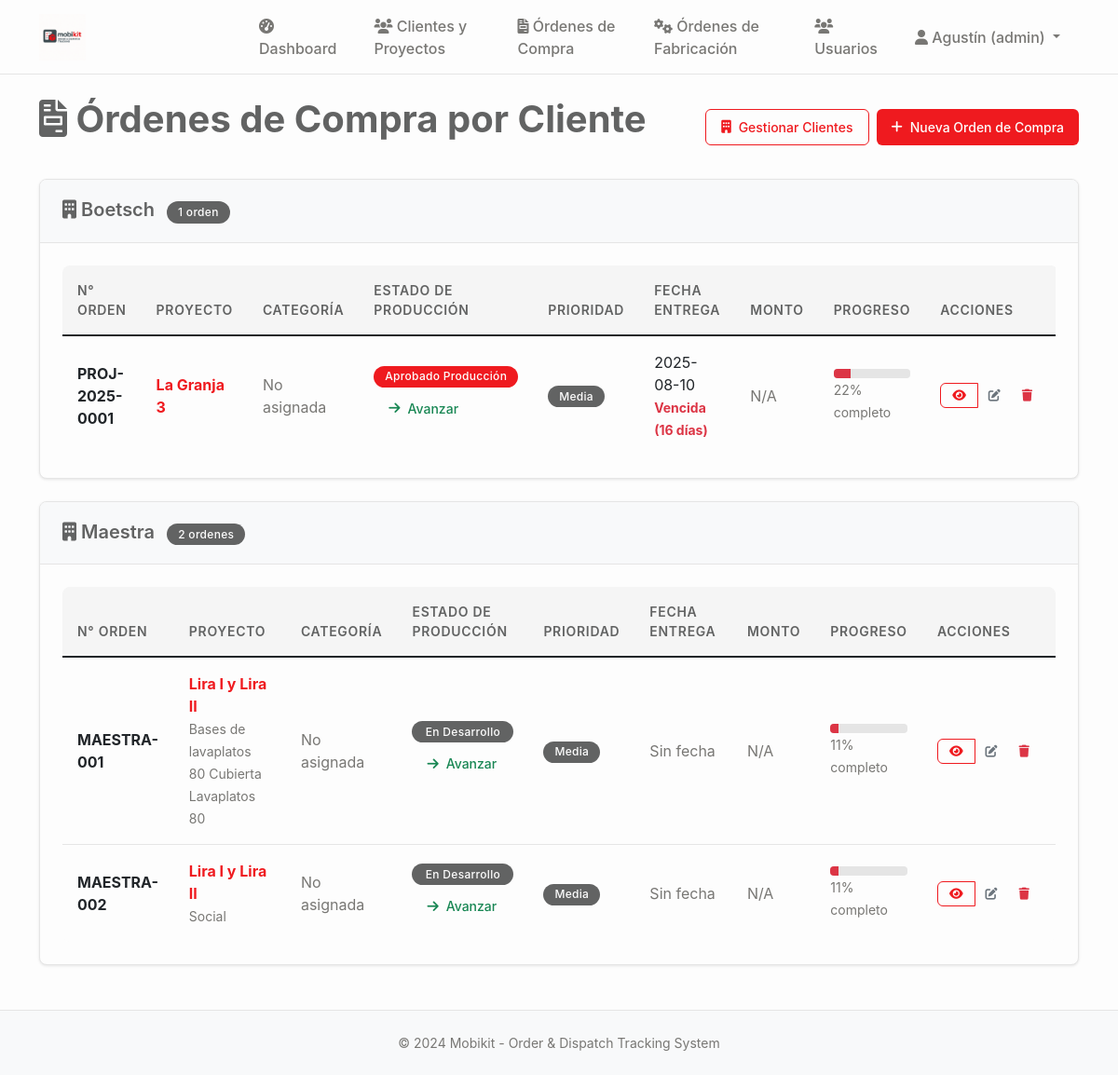
Page /proyectos (signed in) on the committed database.
### tables this page shows
CREATE TABLE clientes (
    id INTEGER PRIMARY KEY AUTOINCREMENT,
    nombre TEXT NOT NULL,
    rut TEXT UNIQUE,
    email TEXT,
    telefono TEXT,
    direccion TEXT,
    ciudad TEXT,
    region TEXT,
    contacto_principal TEXT,
    observaciones TEXT,
    activo BOOLEAN DEFAULT TRUE,
    created_at TIMESTAMP DEFAULT CURRENT_TIMESTAMP,
    updated_at TIMESTAMP DEFAULT CURRENT_TIMESTAMP
);

CREATE TABLE proyectos (
                id INTEGER PRIMARY KEY AUTOINCREMENT,
                codigo TEXT UNIQUE NOT NULL,
                nombre TEXT NOT NULL,
                cliente_id INTEGER NOT NULL,
                descripcion TEXT,
                estado TEXT DEFAULT 'en_desarrollo' CHECK (estado IN ('en_desarrollo', 'aprobado_produccion', 'seccionado', 'enchapado', 'mecanizado', 'produccion_completa', 'embalando', 'listo_despacho', 'entregado', 'cancelado')),
                prioridad TEXT DEFAULT 'media' CHECK (prioridad IN ('baja', 'media', 'alta', 'urgente')),
                fecha_inicio DATE,
                fecha_entrega DATE,
                fecha_entrega_real DATE,
                diseñador_id INTEGER,
                supervisor_id INTEGER,
                presupuesto DECIMAL(12,2),
                costo_real DECIMAL(12,2),
                observaciones TEXT,
                created_at TIMESTAMP DEFAULT CURRENT_TIMESTAMP,
                updated_at TIMESTAMP DEFAULT CURRENT_TIMESTAMP, adjudicacion_tipo TEXT DEFAULT "orden_compra" CHECK (adjudicacion_tipo IN ("contrato", "orden_compra")), monto_neto DECIMAL(12,2), estado_proyecto TEXT DEFAULT "pendiente_presupuesto", monto_neto_provision DECIMAL(12,2), monto_neto_instalacion DECIMAL(12,2), fecha_estimada_inicio DATE,
                FOREIGN KEY (cliente_id) REFERENCES clientes (id),
                FOREIGN KEY (diseñador_id) REFERENCES usuarios (id),
                FOREIGN KEY (supervisor_id) REFERENCES usuarios (id)
            );

### main.py (the view)
@app.route('/proyectos')
@login_required
def proyectos():
    conn = sqlite3.connect('mobikit.db')
    cursor = conn.cursor()
    cursor.execute('''
        SELECT DISTINCT c.id, c.nombre, c.rut, c.email, c.telefono, c.contacto_principal
        FROM clientes c
        INNER JOIN proyectos p ON c.id = p.cliente_id
        WHERE c.activo = TRUE
        ORDER BY c.nombre ASC
    ''')
    clientes_con_proyectos = cursor.fetchall()
    proyectos_por_cliente = []
    for cliente in clientes_con_proyectos:
        cliente_info = {
            'id': cliente[0],
            'nombre': cliente[1],
            'rut': cliente[2],
            'email': cliente[3],
            'telefono': cliente[4],
            'contacto_principal': cliente[5],
            'proyectos': []
        }
        cursor.execute('''
            SELECT p.id, p.codigo, p.nombre, p.descripcion, p.estado, p.prioridad,
                   p.fecha_entrega, p.presupuesto, u.nombre as diseñador_nombre,
                   julianday(p.fecha_entrega) - julianday('now') as dias_restantes
            FROM proyectos p
            LEFT JOIN usuarios u ON p.diseñador_id = u.id
            WHERE p.cliente_id = ?
            ORDER BY
                CASE p.estado
                    WHEN 'diseño' THEN 1
                    WHEN 'aprobado' THEN 2
                    WHEN 'producción' THEN 3
                    WHEN 'embalaje' THEN 4
                    WHEN 'despacho' THEN 5
                    WHEN 'entregado' THEN 6
                    WHEN 'cancelado' THEN 7
                    ELSE 8
                END,
                p.fecha_entrega ASC
        ''', (cliente_info['id'],))
        proyectos_raw = cursor.fetchall()
        proyectos = []
        for proyecto in proyectos_raw:
            proyecto_dict = {
                'id': proyecto[0],
                'codigo': proyecto[1],
                'nombre': proyecto[2],
                'descripcion': proyecto[3],
                'estado': proyecto[4],
                'prioridad': proyecto[5],
                'fecha_entrega': proyecto[6],
                'presupuesto': proyecto[7],
                'diseñador_nombre': proyecto[8],
                'dias_restantes': int(proyecto[9]) if proyecto[9] is not None else None,
                'categorias': []
            }
            cursor.execute('''
                SELECT cat.nombre, subcat.nombre
                FROM proyecto_categorias pc
                JOIN categorias_producto cat ON pc.categoria_id = cat.id
                LEFT JOIN subcategorias_producto subcat ON pc.subcategoria_id = subcat.id
                WHERE pc.proyecto_id = ?
            ''', (proyecto[0],))
            categorias = cursor.fetchall()
            for cat_nombre, subcat_nombre in categorias:
                categoria_texto = cat_nombre
                if subcat_nombre:
                    categoria_texto += f" - {subcat_nombre}"
                proyecto_dict['categorias'].append(categoria_texto)
            cliente_info['proyectos'].append(proyecto_dict)
        proyectos_por_cliente.append(cliente_info)
    cursor.execute('SELECT id, nombre FROM clientes WHERE activo = TRUE ORDER BY nombre ASC')
    clientes_disponibles = cursor.fetchall()
    cursor.execute('SELECT id, nombre FROM usuarios WHERE rol = "diseñador" AND activo = TRUE ORDER BY nombre ASC')
    diseñadores_disponibles = cursor.fetchall()
    conn.close()
    fecha_hoy = datetime.now().date().strftime('%Y-%m-%d')
    return render_template('proyectos.html',
                           proyectos_por_cliente=proyectos_por_cliente,
                           clientes_disponibles=clientes_disponibles,
                           diseñadores_disponibles=diseñadores_disponibles,
                           fecha_hoy=fecha_hoy)

### templates/proyectos.html (shortened to what this page needs)
{% extends "base.html" %}
{% block content %}
<div class="d-flex justify-content-between align-items-center mb-4">
    <h1><i class="fas fa-file-invoice"></i> Órdenes de Compra por Cliente</h1>
    <div class="d-flex gap-2">
        <a href="{{ url_for('clientes') }}" class="btn btn-outline-primary">
            <i class="fas fa-building"></i> Gestionar Clientes
        </a>
        {% if session.user_role in ['admin', 'general', 'diseñador'] %}
        <button type="button" class="btn btn-primary" data-bs-toggle="modal" data-bs-target="#nuevaOrdenModal">
            <i class="fas fa-plus"></i> Nueva Orden de Compra
        </button>
        {% endif %}
    </div>
</div>
{% if proyectos_por_cliente %}
    {% for cliente in proyectos_por_cliente %}
    <div class="card mb-4">
        <div class="card-header bg-light">
            <div class="d-flex justify-content-between align-items-center">
                <h5 class="mb-0">
                    <i class="fas fa-building"></i> {{ cliente.nombre }}
                    <span class="badge bg-secondary ms-2">{{ cliente.proyectos|length }} orden{{ 'es' if cliente.proyectos|length != 1 else '' }}</span>
                </h5>
            </div>
        </div>
        <div class="card-body">
            {% if cliente.proyectos %}
            <div class="table-responsive">
                <table class="table table-sm table-hover mb-0">
                    <thead>
                        <tr>
                            <th>N° Orden</th>
                            <th>Proyecto</th>
                            <th>Categoría</th>
                            <th>Estado de Producción</th>
                            <th>Prioridad</th>
                            <th>Fecha Entrega</th>
                            <th>Monto</th>
                            <th>Progreso</th>
                            <th>Acciones</th>
                        </tr>
                    </thead>
                    <tbody>
                        {% for proyecto in cliente.proyectos %}
                        <tr>
                            <td><strong>{{ proyecto.codigo }}</strong></td>
                            <td>
                                <a href="{{ url_for('proyecto_detalle', proyecto_id=proyecto.id) }}" class="text-decoration-none fw-bold">
                                    {{ proyecto.nombre }}
                                </a>
                                {% if proyecto.descripcion %}
                                <br><small class="text-muted">{{ proyecto.descripcion[:80] }}{% if proyecto.descripcion|length > 80 %}...{% endif %}</small>
                                {% endif %}
                            </td>
                            <td>
                                {% if proyecto.categorias %}
                                    {% for categoria in proyecto.categorias %}
                                        <span class="badge bg-secondary me-1">{{ categoria }}</span>
                                    {% endfor %}
                                {% else %}
                                    <span class="text-muted">No asignada</span>
                                {% endif %}
                            </td>
                            <td>
                                <div class="d-flex flex-column">
                                    <span class="badge bg-{% if proyecto.estado == 'en_desarrollo' %}secondary{% elif proyecto.estado == 'aprobado_produccion' %}primary{% elif proyecto.estado == 'seccionado' %}warning{% elif proyecto.estado == 'enchapado' %}info{% elif proyecto.estado == 'mecanizado' %}primary{% elif proyecto.estado == 'produccion_completa' %}success{% elif proyecto.estado == 'embalando' %}success{% elif proyecto.estado == 'listo_despacho' %}danger{% elif proyecto.estado == 'entregado' %}dark{% endif %} mb-1">
                                        {% if proyecto.estado == 'en_desarrollo' %}En Desarrollo
                                        {% elif proyecto.estado == 'aprobado_produccion' %}Aprobado Producción
                                        {% elif proyecto.estado == 'seccionado' %}Seccionando
                                        {% elif proyecto.estado == 'enchapado' %}Enchapando
                                        {% elif proyecto.estado == 'mecanizado' %}Mecanizando
                                        {% elif proyecto.estado == 'produccion_completa' %}Producción Completa
                                        {% elif proyecto.estado == 'embalando' %}Embalando
                                        {% elif proyecto.estado == 'listo_despacho' %}Listo Despacho
                                        {% elif proyecto.estado == 'entregado' %}Entregado
                                        {% else %}{{ proyecto.estado|replace('_', ' ')|title }}{% endif %}
                                    </span>
                                    {% if session.user_role in ['admin', 'general', 'operación', 'embalaje'] and proyecto.estado not in ['entregado', 'cancelado'] %}
                                    <button class="btn btn-xs btn-outline-success" onclick="avanzarEstado({{ proyecto.id }})">
                                        <i class="fas fa-arrow-right"></i> Avanzar
                                    </button>
                                    {% endif %}
                                </div>
                            </td>
                            <td>
                                <span class="badge bg-{% if proyecto.prioridad == 'media' %}secondary{% elif proyecto.prioridad == 'alta' %}warning{% elif proyecto.prioridad == 'urgente' %}danger{% endif %}">
                                    {{ proyecto.prioridad|title }}
                                </span>
                            </td>
                            <td>
                                {% if proyecto.fecha_entrega %}
                                    {{ proyecto.fecha_entrega }}
                                    {% set dias_restantes = proyecto.dias_restantes %}
                                    {% if dias_restantes is not none %}
                                        {% if dias_restantes < 0 %}
                                            <br><small class="text-danger fw-bold">Vencida ({{ -dias_restantes }} días)</small>
                                        {% elif dias_restantes == 0 %}
                                            <br><small class="text-warning fw-bold">Vence hoy</small>
                                        {% elif dias_restantes <= 7 %}
                                            <br><small class="text-warning fw-bold">{{ dias_restantes }} días restantes</small>
                                        {% else %}
                                            <br><small class="text-muted">{{ dias_restantes }} días</small>
                                        {% endif %}
                                    {% endif %}
                                {% else %}
                                    <span class="text-muted">Sin fecha</span>
                                {% endif %}
                            </td>
                            <td>
                                {% if proyecto.presupuesto %}
                                    <strong>${{ "{:,.0f}".format(proyecto.presupuesto) }}</strong>
                                {% else %}
                                    <span class="text-muted">N/A</span>
                                {% endif %}
                            </td>
                            <td>
                                {% set estados_progreso = ['en_desarrollo', 'aprobado_produccion', 'seccionado', 'enchapado', 'mecanizado', 'produccion_completa', 'embalando', 'listo_despacho', 'entregado'] %}
                                {% set indice_actual = estados_progreso.index(proyecto.estado) if proyecto.estado in estados_progreso else 0 %}
                                {% set porcentaje = ((indice_actual + 1) / estados_progreso|length * 100)|int %}
                                <div class="progress" style="height: 10px;">
                                    <div class="progress-bar bg-{% if porcentaje < 30 %}danger{% elif porcentaje < 70 %}warning{% else %}success{% endif %}"
                                         role="progressbar" style="width: {{ porcentaje }}%"
                                         aria-valuenow="{{ porcentaje }}" aria-valuemin="0" aria-valuemax="100">
                                    </div>
                                </div>
                                <small class="text-muted">{{ porcentaje }}% completo</small>
                            </td>
                            <td>
                                <div class="btn-group" role="group">
                                    <a href="{{ url_for('proyecto_detalle', proyecto_id=proyecto.id) }}" class="btn btn-sm btn-outline-primary" title="Ver detalles">
                                        <i class="fas fa-eye"></i>
                                    </a>
                                    {% if session.user_role in ['admin', 'general'] %}
                                    <button type="button" class="btn btn-sm btn-outline-secondary"
                                            onclick="editarOrden({{ proyecto.id }})" title="Editar">
                                        <i class="fas fa-edit"></i>
                                    </button>
                                    {% endif %}
                                    {% if session.user_role == 'admin' %}
                                    <button type="button" class="btn btn-sm btn-outline-danger"
                                            onclick="eliminarProyecto({{ proyecto.id }}, '{{ proyecto.codigo }}', '{{ proyecto.nombre }}')" title="Eliminar proyecto">
                                        <i class="fas fa-trash"></i>
                                    </button>
                                    {% endif %}
                                </div>
                            </td>
                        </tr>
                        {% endfor %}
                    </tbody>
                </table>
            </div>
            {% else %}
            <div class="text-center py-3">
                <i class="fas fa-file-invoice fa-2x text-muted mb-2"></i>
                <p class="text-muted mb-0">No hay órdenes de compra para este cliente</p>
            </div>
            {% endif %}
        </div>
    </div>
    {% endfor %}
{% endif %}
{% endblock %}

### rows in the picture
clientes: nombre "Boetsch", proyectos|length "1"
proyectos: codigo "PROJ-2025-0001", nombre "La Granja 3", shows "Aprobado Producción", prioridad "Media", fecha_entrega "2025-08-10", dias_restantes "16", porcentaje "22"
clientes: nombre "Maestra", proyectos|length "2", proyectos "es"
proyectos: codigo "MAESTRA-001", nombre "Lira I y Lira II", descripcion "Bases de lavaplatos 80 Cubierta Lavaplatos 80", estado "En Desarrollo", prioridad "Media", shows "Sin fecha", porcentaje "11"
proyectos: codigo "MAESTRA-002", nombre "Lira I y Lira II", descripcion "Social", estado "En Desarrollo", prioridad "Media", shows "Sin fecha", porcentaje "11"

### other values in the picture
{{ session.user_name }} "Agustín"
{{ session.user_role }} "admin"
